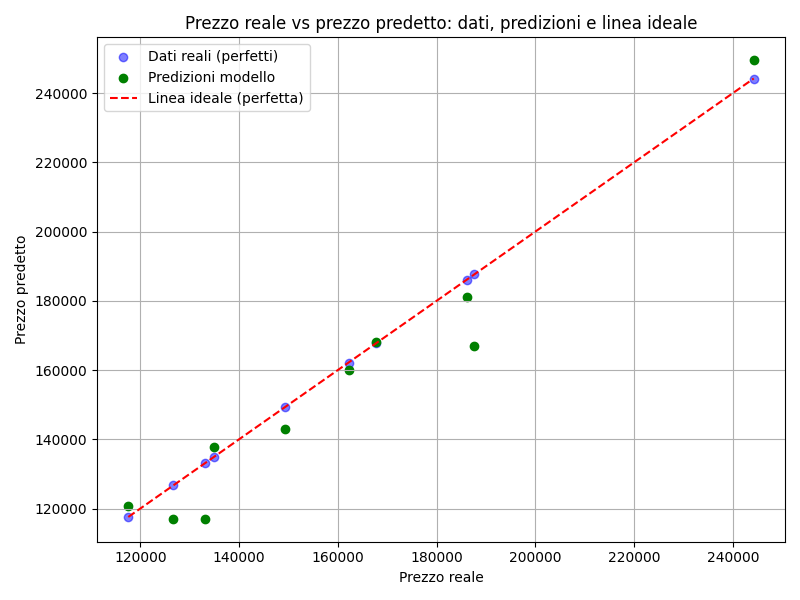

This chart was generated by the following Python code:
import pandas as pd
import matplotlib.pyplot as plt

# Carica i dati originali e le predizioni
output = pd.read_csv("G2E1_risultati_regressione.csv")

plt.figure(figsize=(8,6))

# Dati originali: prezzo reale (X) vs prezzo reale (Y) – diagonale
plt.scatter(output["prezzo"], output["prezzo"], color='blue', alpha=0.5, label="Dati reali (perfetti)")

# Predizioni: prezzo reale (X) vs prezzo predetto (Y)
plt.scatter(output["prezzo"], output["prezzo_predetto"], color='green', label="Predizioni modello")

# Linea ideale (perfetta)
plt.plot([output["prezzo"].min(), output["prezzo"].max()],
         [output["prezzo"].min(), output["prezzo"].max()],
         color='red', linestyle='--', label="Linea ideale (perfetta)")

plt.xlabel("Prezzo reale")
plt.ylabel("Prezzo predetto")
plt.title("Prezzo reale vs prezzo predetto: dati, predizioni e linea ideale")
plt.legend()
plt.grid(True)
plt.tight_layout()
plt.show()
